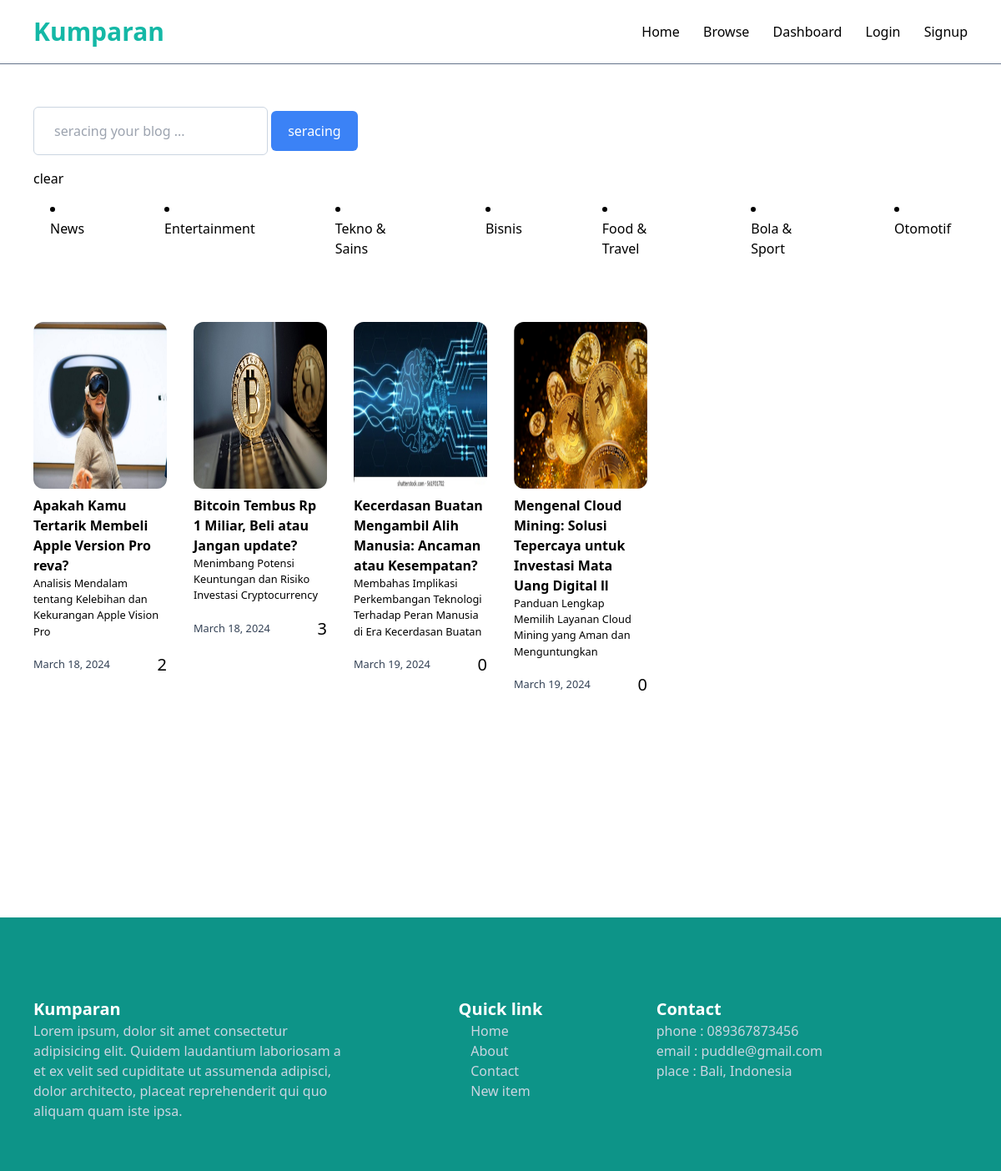
The page / on the database its author committed.
### blog/models.py (models this page shows, shortened)
class Category(models.Model):
    name = models.CharField(max_length=100)

class Blogs(models.Model):
    title = models.CharField(max_length=100)
    subtitle = models.TextField()
    category = models.ForeignKey(Category, on_delete=models.CASCADE)
    content = models.TextField()
    image = models.ImageField(upload_to='images')
    create_at = models.DateTimeField(auto_now_add=True)
    create_by = models.ForeignKey(User, on_delete=models.CASCADE)
    def comment_count(self):
        comments = Comment.objects.filter(blog=self).count()
        return comments

### blog/views.py (the view)
# urls.py: path('', views.home, name="home"),
def home(request):
    blogs = Blogs.objects.all()
    query = request.GET.get('query','')
    category_id = request.GET.get('category', 0)
    categorys = Category.objects.all()
    if(category_id):
        blogs = blogs.filter(category_id=category_id)
    if query:
        blogs = blogs.filter(Q(title__icontains=query))
    return render(request, 'blog/index.html', {
        'blogs':blogs,
        'categorys':categorys,
        'query':query,
        'category_id':int(category_id)
    })

### blog/templates/blog/index.html (shortened to what this page needs)
{% extends 'blog/base.html' %}
{% block content %}
    <div class="">
        <form method="get" action="{% url 'blog:home' %}" class="space-y-4 mb-4">
            <input name="query" value="{{query}}" type="text" placeholder="seracing your blog ..." class="border border-slate-300 px-6 py-4 rounded-md">
            <button type="submit" class="px-5 py-3 rounded-md bg-blue-500 text-white">seracing</button>
        </form>
        <a href="{% url 'blog:home' %}">clear</a>
       <div class="flex gap-14">
            {% for category in categorys %}
            <li class="px-5 py-3 {% if category.id == category_id %} bg-gray-300 max-w-max rounded-md {% endif %}">
                <a href="{% url 'blog:home' %}?query={{query}}&category={{category.id}}" class="text-black max-w-max block">{{ category.name }}</a>
            </li>
            {% endfor %}
       </div>
    </div>
    <div class="">
        <div class="grid grid-cols-6 gap-8 mt-16">
            {% for blog in blogs %}
                <a href="{% url 'blog:detail' blog.id %}">
                    <div class="">
                        <img class="rounded-xl mb-2 h-[200px]" src="{{ blog.image.url }}" alt="">
                        <h3 class="font-semibold">{{ blog.title }}</h3>
                        <p class="text-[.8rem]">{{ blog.subtitle }}</p>
                       <div class="flex justify-between mt-4 items-center">
                              <p class="text-[.8rem] text-slate-700">{{ blog.create_at|date:"F j, Y" }}</p>
                              <div class="flex gap-5">
                                  <div class="text-xl"><h1>{{blog.comment_count}}</h1></div>
                              </div>
                       </div>
                    </div>
                </a>
            {% endfor %}
        </div>
    </div>
{% endblock %}

### blog/templates/blog/base.html (shortened to what this page needs)
<!DOCTYPE html>
<html lang="en">
<head>
    <script src="https://cdn.tailwindcss.com"></script>
</head>
<body>
    <nav>
        <div class="px-10 py-5 border-b border-slate-500 flex justify-between items-center">
            <div class="">
                <h1 class="font-bold text-3xl text-teal-500">Kumparan</h1>
            </div>
            <div class="space-x-6">
                <a href="/">Home</a>
                <a href="/">Browse</a>
                <a href="{% url 'dashboard:dashboard' %}">Dashboard</a>
                {% if request.user.is_authenticated %}
                <a href="">Profile</a>
                <a href="">Contact</a>
                {% else %}
                <a href="{% url 'api:login' %}">Login</a>
                <a href="{% url 'api:signup' %}">Signup</a>
                {% endif %}
            </div>
        </div>
    </nav>
    <div class="px-10 mt-10 min-h-[70vh]">
        {% block content %}
        {% endblock %}
    </div>
    <footer class="bg-teal-600 px-10 py-24">
        <div class="grid grid-cols-3">
            <div class="">
                <h1 class="text-xl text-white font-semibold">Kumparan</h1>
                <p class="text-slate-300">Lorem ipsum, dolor sit amet consectetur adipisicing elit. Quidem laudantium laboriosam a et ex velit sed cupiditate ut assumenda adipisci, dolor architecto, placeat reprehenderit qui quo aliquam quam iste ipsa.</p>
            </div>
            <div class="flex flex-col items-center">
                <h1 class="text-xl text-white font-semibold">Quick link</h1>
                <ul>
                    <li><a href="" class="text-slate-300">Home</a></li>
                    <li><a href="" class="text-slate-300">About</a></li>
                    <li><a href="" class="text-slate-300">Contact</a></li>
                    <li><a href="" class="text-slate-300">New item</a></li>
                </ul>
            </div>
            <div class="">
                <h1 class="text-xl text-white font-semibold">Contact</h1>
                <p class="text-slate-300">phone : 089367873456</p>
                <p class="text-slate-300">email : puddle@gmail.com</p>
                <p class="text-slate-300">place : Bali, Indonesia</p>
            </div>
        </div>
    </footer>
</body>
</html>

### rows shown on the page
Category: name "News"
Category: name "Entertainment"
Category: name "Tekno & Sains"
Category: name "Bisnis"
Category: name "Food & Travel"
Category: name "Bola & Sport"
Category: name "Otomotif"
Blogs: image (picture), title "Apakah Kamu Tertarik Membeli Apple Version Pro reva?", subtitle "Analisis Mendalam tentang Kelebihan dan Kekurangan Apple Vision Pro", create_at "March 18, 2024", comment_count "2"
Blogs: image (picture), title "Bitcoin Tembus Rp 1 Miliar, Beli atau Jangan update?", subtitle "Menimbang Potensi Keuntungan dan Risiko Investasi Cryptocurrency", create_at "March 18, 2024", comment_count "3"
Blogs: image (picture), title "Kecerdasan Buatan Mengambil Alih Manusia: Ancaman atau Kesempatan?", subtitle "Membahas Implikasi Perkembangan Teknologi Terhadap Peran Manusia di Era Kecerdasan Buatan", create_at "March 19, 2024", comment_count "0"
Blogs: image (picture), title "Mengenal Cloud Mining: Solusi Tepercaya untuk Investasi Mata Uang Digital ll", subtitle "Panduan Lengkap Memilih Layanan Cloud Mining yang Aman dan Menguntungkan", create_at "March 19, 2024", comment_count "0"
